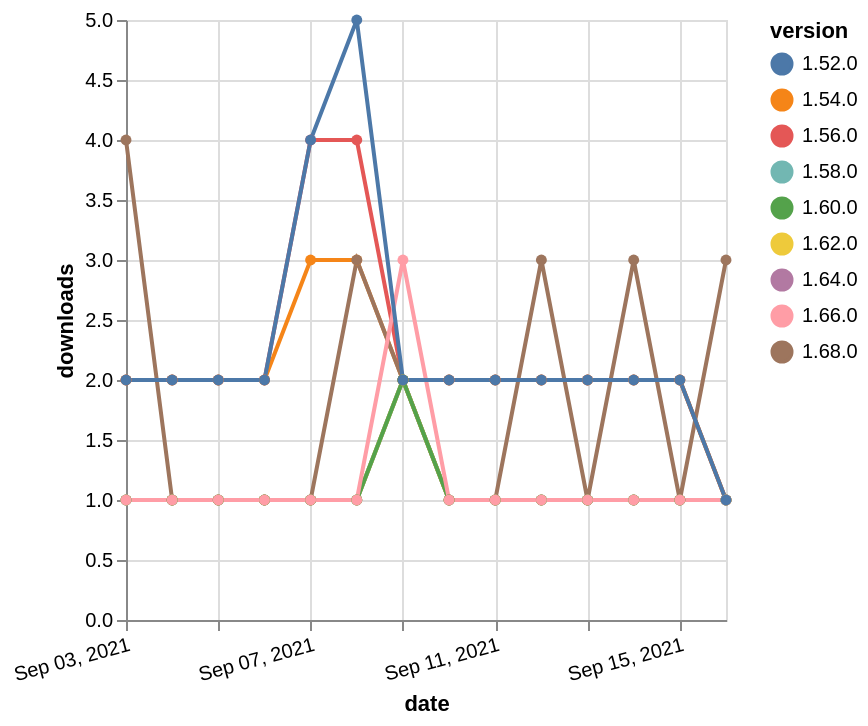

Write a Vega-Lite specification for this figure.
### Vega-Lite specification from a JSON file in a GitHub repository (floating-point values rounded to 4 significant figures)
{"$schema": "https://vega.github.io/schema/vega-lite/v5.json", "description": "A simple bar chart with embedded data.", "data": {"values": [{"date": "2021-09-03", "total": 2635, "delta": 2, "version": "1.56.0"}, {"date": "2021-09-04", "total": 2637, "delta": 2, "version": "1.56.0"}, {"date": "2021-09-05", "total": 2639, "delta": 2, "version": "1.56.0"}, {"date": "2021-09-06", "total": 2641, "delta": 2, "version": "1.56.0"}, {"date": "2021-09-07", "total": 2645, "delta": 4, "version": "1.56.0"}, {"date": "2021-09-08", "total": 2649, "delta": 4, "version": "1.56.0"}, {"date": "2021-09-09", "total": 2651, "delta": 2, "version": "1.56.0"}, {"date": "2021-09-10", "total": 2653, "delta": 2, "version": "1.56.0"}, {"date": "2021-09-11", "total": 2655, "delta": 2, "version": "1.56.0"}, {"date": "2021-09-12", "total": 2657, "delta": 2, "version": "1.56.0"}, {"date": "2021-09-13", "total": 2659, "delta": 2, "version": "1.56.0"}, {"date": "2021-09-14", "total": 2661, "delta": 2, "version": "1.56.0"}, {"date": "2021-09-15", "total": 2663, "delta": 2, "version": "1.56.0"}, {"date": "2021-09-16", "total": 2664, "delta": 1, "version": "1.56.0"}, {"date": "2021-09-03", "total": 178, "delta": 1, "version": "1.64.0"}, {"date": "2021-09-04", "total": 179, "delta": 1, "version": "1.64.0"}, {"date": "2021-09-05", "total": 180, "delta": 1, "version": "1.64.0"}, {"date": "2021-09-06", "total": 181, "delta": 1, "version": "1.64.0"}, {"date": "2021-09-07", "total": 182, "delta": 1, "version": "1.64.0"}, {"date": "2021-09-08", "total": 183, "delta": 1, "version": "1.64.0"}, {"date": "2021-09-09", "total": 185, "delta": 2, "version": "1.64.0"}, {"date": "2021-09-10", "total": 186, "delta": 1, "version": "1.64.0"}, {"date": "2021-09-11", "total": 187, "delta": 1, "version": "1.64.0"}, {"date": "2021-09-12", "total": 188, "delta": 1, "version": "1.64.0"}, {"date": "2021-09-13", "total": 189, "delta": 1, "version": "1.64.0"}, {"date": "2021-09-14", "total": 190, "delta": 1, "version": "1.64.0"}, {"date": "2021-09-15", "total": 191, "delta": 1, "version": "1.64.0"}, {"date": "2021-09-16", "total": 192, "delta": 1, "version": "1.64.0"}, {"date": "2021-09-03", "total": 2705, "delta": 2, "version": "1.54.0"}, {"date": "2021-09-04", "total": 2707, "delta": 2, "version": "1.54.0"}, {"date": "2021-09-05", "total": 2709, "delta": 2, "version": "1.54.0"}, {"date": "2021-09-06", "total": 2711, "delta": 2, "version": "1.54.0"}, {"date": "2021-09-07", "total": 2714, "delta": 3, "version": "1.54.0"}, {"date": "2021-09-08", "total": 2717, "delta": 3, "version": "1.54.0"}, {"date": "2021-09-09", "total": 2719, "delta": 2, "version": "1.54.0"}, {"date": "2021-09-10", "total": 2721, "delta": 2, "version": "1.54.0"}, {"date": "2021-09-11", "total": 2723, "delta": 2, "version": "1.54.0"}, {"date": "2021-09-12", "total": 2725, "delta": 2, "version": "1.54.0"}, {"date": "2021-09-13", "total": 2727, "delta": 2, "version": "1.54.0"}, {"date": "2021-09-14", "total": 2729, "delta": 2, "version": "1.54.0"}, {"date": "2021-09-15", "total": 2731, "delta": 2, "version": "1.54.0"}, {"date": "2021-09-16", "total": 2732, "delta": 1, "version": "1.54.0"}, {"date": "2021-09-03", "total": 273, "delta": 1, "version": "1.58.0"}, {"date": "2021-09-04", "total": 274, "delta": 1, "version": "1.58.0"}, {"date": "2021-09-05", "total": 275, "delta": 1, "version": "1.58.0"}, {"date": "2021-09-06", "total": 276, "delta": 1, "version": "1.58.0"}, {"date": "2021-09-07", "total": 277, "delta": 1, "version": "1.58.0"}, {"date": "2021-09-08", "total": 278, "delta": 1, "version": "1.58.0"}, {"date": "2021-09-09", "total": 280, "delta": 2, "version": "1.58.0"}, {"date": "2021-09-10", "total": 281, "delta": 1, "version": "1.58.0"}, {"date": "2021-09-11", "total": 282, "delta": 1, "version": "1.58.0"}, {"date": "2021-09-12", "total": 283, "delta": 1, "version": "1.58.0"}, {"date": "2021-09-13", "total": 284, "delta": 1, "version": "1.58.0"}, {"date": "2021-09-14", "total": 285, "delta": 1, "version": "1.58.0"}, {"date": "2021-09-15", "total": 286, "delta": 1, "version": "1.58.0"}, {"date": "2021-09-16", "total": 287, "delta": 1, "version": "1.58.0"}, {"date": "2021-09-03", "total": 138, "delta": 4, "version": "1.68.0"}, {"date": "2021-09-04", "total": 139, "delta": 1, "version": "1.68.0"}, {"date": "2021-09-05", "total": 140, "delta": 1, "version": "1.68.0"}, {"date": "2021-09-06", "total": 141, "delta": 1, "version": "1.68.0"}, {"date": "2021-09-07", "total": 142, "delta": 1, "version": "1.68.0"}, {"date": "2021-09-08", "total": 145, "delta": 3, "version": "1.68.0"}, {"date": "2021-09-09", "total": 147, "delta": 2, "version": "1.68.0"}, {"date": "2021-09-10", "total": 148, "delta": 1, "version": "1.68.0"}, {"date": "2021-09-11", "total": 149, "delta": 1, "version": "1.68.0"}, {"date": "2021-09-12", "total": 152, "delta": 3, "version": "1.68.0"}, {"date": "2021-09-13", "total": 153, "delta": 1, "version": "1.68.0"}, {"date": "2021-09-14", "total": 156, "delta": 3, "version": "1.68.0"}, {"date": "2021-09-15", "total": 157, "delta": 1, "version": "1.68.0"}, {"date": "2021-09-16", "total": 160, "delta": 3, "version": "1.68.0"}, {"date": "2021-09-03", "total": 211, "delta": 1, "version": "1.62.0"}, {"date": "2021-09-04", "total": 212, "delta": 1, "version": "1.62.0"}, {"date": "2021-09-05", "total": 213, "delta": 1, "version": "1.62.0"}, {"date": "2021-09-06", "total": 214, "delta": 1, "version": "1.62.0"}, {"date": "2021-09-07", "total": 215, "delta": 1, "version": "1.62.0"}, {"date": "2021-09-08", "total": 216, "delta": 1, "version": "1.62.0"}, {"date": "2021-09-09", "total": 218, "delta": 2, "version": "1.62.0"}, {"date": "2021-09-10", "total": 219, "delta": 1, "version": "1.62.0"}, {"date": "2021-09-11", "total": 220, "delta": 1, "version": "1.62.0"}, {"date": "2021-09-12", "total": 221, "delta": 1, "version": "1.62.0"}, {"date": "2021-09-13", "total": 222, "delta": 1, "version": "1.62.0"}, {"date": "2021-09-14", "total": 223, "delta": 1, "version": "1.62.0"}, {"date": "2021-09-15", "total": 224, "delta": 1, "version": "1.62.0"}, {"date": "2021-09-16", "total": 225, "delta": 1, "version": "1.62.0"}, {"date": "2021-09-03", "total": 209, "delta": 1, "version": "1.60.0"}, {"date": "2021-09-04", "total": 210, "delta": 1, "version": "1.60.0"}, {"date": "2021-09-05", "total": 211, "delta": 1, "version": "1.60.0"}, {"date": "2021-09-06", "total": 212, "delta": 1, "version": "1.60.0"}, {"date": "2021-09-07", "total": 213, "delta": 1, "version": "1.60.0"}, {"date": "2021-09-08", "total": 214, "delta": 1, "version": "1.60.0"}, {"date": "2021-09-09", "total": 216, "delta": 2, "version": "1.60.0"}, {"date": "2021-09-10", "total": 217, "delta": 1, "version": "1.60.0"}, {"date": "2021-09-11", "total": 218, "delta": 1, "version": "1.60.0"}, {"date": "2021-09-12", "total": 219, "delta": 1, "version": "1.60.0"}, {"date": "2021-09-13", "total": 220, "delta": 1, "version": "1.60.0"}, {"date": "2021-09-14", "total": 221, "delta": 1, "version": "1.60.0"}, {"date": "2021-09-15", "total": 222, "delta": 1, "version": "1.60.0"}, {"date": "2021-09-16", "total": 223, "delta": 1, "version": "1.60.0"}, {"date": "2021-09-03", "total": 225, "delta": 1, "version": "1.66.0"}, {"date": "2021-09-04", "total": 226, "delta": 1, "version": "1.66.0"}, {"date": "2021-09-05", "total": 227, "delta": 1, "version": "1.66.0"}, {"date": "2021-09-06", "total": 228, "delta": 1, "version": "1.66.0"}, {"date": "2021-09-07", "total": 229, "delta": 1, "version": "1.66.0"}, {"date": "2021-09-08", "total": 230, "delta": 1, "version": "1.66.0"}, {"date": "2021-09-09", "total": 233, "delta": 3, "version": "1.66.0"}, {"date": "2021-09-10", "total": 234, "delta": 1, "version": "1.66.0"}, {"date": "2021-09-11", "total": 235, "delta": 1, "version": "1.66.0"}, {"date": "2021-09-12", "total": 236, "delta": 1, "version": "1.66.0"}, {"date": "2021-09-13", "total": 237, "delta": 1, "version": "1.66.0"}, {"date": "2021-09-14", "total": 238, "delta": 1, "version": "1.66.0"}, {"date": "2021-09-15", "total": 239, "delta": 1, "version": "1.66.0"}, {"date": "2021-09-16", "total": 240, "delta": 1, "version": "1.66.0"}, {"date": "2021-09-03", "total": 3376, "delta": 2, "version": "1.52.0"}, {"date": "2021-09-04", "total": 3378, "delta": 2, "version": "1.52.0"}, {"date": "2021-09-05", "total": 3380, "delta": 2, "version": "1.52.0"}, {"date": "2021-09-06", "total": 3382, "delta": 2, "version": "1.52.0"}, {"date": "2021-09-07", "total": 3386, "delta": 4, "version": "1.52.0"}, {"date": "2021-09-08", "total": 3391, "delta": 5, "version": "1.52.0"}, {"date": "2021-09-09", "total": 3393, "delta": 2, "version": "1.52.0"}, {"date": "2021-09-10", "total": 3395, "delta": 2, "version": "1.52.0"}, {"date": "2021-09-11", "total": 3397, "delta": 2, "version": "1.52.0"}, {"date": "2021-09-12", "total": 3399, "delta": 2, "version": "1.52.0"}, {"date": "2021-09-13", "total": 3401, "delta": 2, "version": "1.52.0"}, {"date": "2021-09-14", "total": 3403, "delta": 2, "version": "1.52.0"}, {"date": "2021-09-15", "total": 3405, "delta": 2, "version": "1.52.0"}, {"date": "2021-09-16", "total": 3406, "delta": 1, "version": "1.52.0"}]}, "width": "container", "mark": {"type": "line", "point": {"filled": true}}, "encoding": {"x": {"field": "date", "type": "temporal", "timeUnit": "yearmonthdate", "title": "date", "axis": {"labelAngle": -15}}, "y": {"field": "delta", "type": "quantitative", "title": "downloads"}, "color": {"field": "version", "type": "nominal"}, "tooltip": {"field": "delta"}}}
